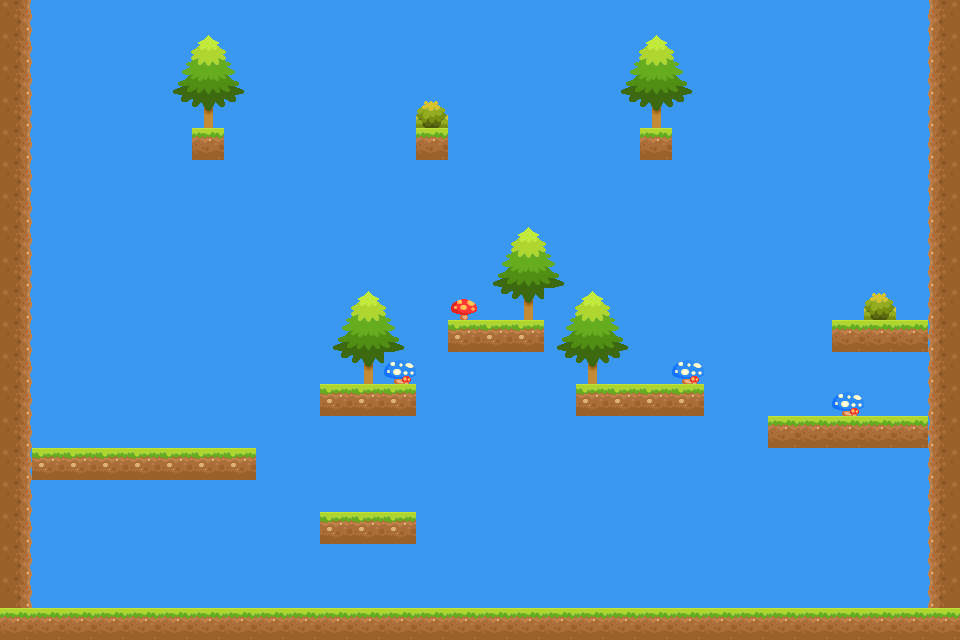

The image is a tile-based game level rendered from a .tmx file. Its description and source (layers, tilesets, objects; grid data summarised) follow:
An orthogonal 30x20 tile map with 32x32 px tiles, 2 tile layers (background, foreground), 1 hidden layer not drawn and 18 objects (hero_Start, route, key_1, mech_door, mech_button, ...).

<map version="1.0" tiledversion="1.0.3" orientation="orthogonal" renderorder="right-down" width="30" height="20" tilewidth="32" tileheight="32" nextobjectid="111">
 <tileset firstgid="1" source="Hunters.tsx" />
 <layer name="background" width="30" height="20">
  <data>[600 cells, 600 non-empty, 1 distinct tile ids]</data>
 </layer>
 <layer name="night_background" width="30" height="20" visible="0">
  <data>[600 cells, 600 non-empty, 1 distinct tile ids]</data>
 </layer>
 <layer name="foreground" width="30" height="20">
  <data>[600 cells, 157 non-empty, 17 distinct tile ids]</data>
 </layer>
 <objectgroup name="ground">
  <object id="4" x="3" y="3" width="30" height="606" />
  <object id="5" x="449.333" y="319" width="92" height="31" />
  <object id="13" x="928" y="1" width="32" height="607" />
  <object id="55" x="770" y="414.5" width="156" height="31" />
  <object id="88" x="35.6667" y="450.667" width="223" height="27" />
  <object id="89" x="323" y="388" width="91" height="23.6667" />
  <object id="100" x="577.833" y="385.5" width="121.667" height="29" />
  <object id="101" x="832" y="317.333" width="96" height="30.6667" />
  <object id="105" x="323" y="513" width="91" height="30" />
 </objectgroup>
 <objectgroup name="points">
  <object id="1" name="hero_Start" x="120" y="336" />
 </objectgroup>
 <objectgroup name="triggers">
  <object id="42" name="route" x="886.333" y="375.667" width="11" height="12">
   <properties>
    <property name="value" value="Room2" />
   </properties>
  </object>
 </objectgroup>
 <objectgroup name="entities">
  <object id="98" name="key_1" x="622.333" y="359" />
 </objectgroup>
 <objectgroup name="creatures">
  <object id="103" name="mech_door" x="817.833" y="360" width="39" height="40">
   <properties>
    <property name="dialogs" value="902" />
    <property name="org" value="9" />
   </properties>
  </object>
  <object id="109" name="mech_button" x="205" y="429">
   <properties>
    <property name="dialogs" value="1001" />
    <property name="org" value="8" />
   </properties>
  </object>
  <object id="108" name="mech_spiky" x="210.667" y="230" width="62.6667" height="28">
   <properties>
    <property name="deathprocess" value="T:STEP_ON:1" />
    <property name="org" value="8" />
    <property name="program" value="z" />
    <property name="uid" value="5001" />
   </properties>
  </object>
  <object id="107" name="mech_brick" x="193.66" y="193.5" width="90.679" height="27">
   <properties>
    <property name="org" value="8" />
    <property name="uid" value="" />
   </properties>
  </object>
  <object id="110" name="animal_rolf" x="388" y="367">
   <properties>
    <property name="org" value="2" />
   </properties>
  </object>
 </objectgroup>
 <objectgroup name="objects">
  <object id="102" name="animation_route" x="864.954" y="356.941" width="56.7582" height="54.1183" />
 </objectgroup>
</map>
